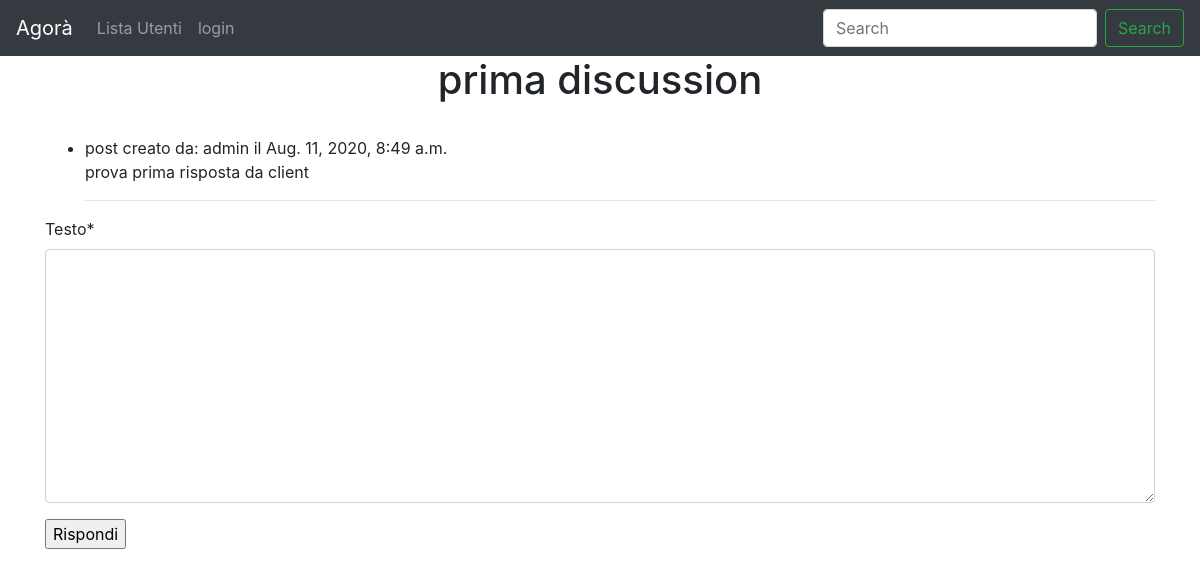
Screenshot of /forum/discussione/1 with the database file from the repository.
### forum/models.py (models this page shows, shortened)
class Discussione(models.Model):
    titolo = models.CharField(max_length = 80)
    data = models.DateTimeField(auto_now_add = True)
    sezione_appartenenza = models.ForeignKey(Sezione, on_delete=models.CASCADE)
    creatore = models.ForeignKey(User, on_delete=models.CASCADE, related_name = "discussioni")
    class Meta:
        verbose_name = "Discussione"
        verbose_name_plural = "Discussioni"

class Post(models.Model):
    testo = models.TextField()
    data = models.DateTimeField(auto_now_add = True)
    discussione_appartenenza = models.ForeignKey(Discussione, on_delete=models.CASCADE)
    creatore = models.ForeignKey(User, on_delete=models.CASCADE, related_name = "posts")
    class Meta:
        verbose_name = "Post"
        verbose_name_plural = "Posts"

### forum/views.py (the view)
# urls.py: path("discussione/<int:pk>", views.show_discussione, name="show_discussione"),
def show_discussione(request, pk):
    discussione = get_object_or_404(Discussione, pk=pk)
    posts = Post.objects.filter(discussione_appartenenza = discussione)
    form_risposta = AggiungiRisposta()
    context = {"discussione": discussione , "posts": posts, "form_risposta": form_risposta}
    return render(request, "forum/show_discussione.html", context)

### forum/forms.py
class AggiungiRisposta(forms.ModelForm):
    class Meta:
        model = Post
        fields = ["testo"]

### forum/templates/forum/show_discussione.html (shortened to what this page needs)
{% extends "base.html" %}
{% block content %}
<h1>{{discussione.titolo}}</h1><br>
{% endblock content %}
{% block text %}
<ul>
  {% for post in posts %}
    <li>
      post creato da: {{post.creatore}} il {{post.data}}<br>
      {{post.testo}}
    </li>
    <hr>
  {% endfor %}
</ul>
{% include "forum/form_risposta.html"%}
{% endblock %}

### rows the page displays
Discussione: titolo "prima discussion"
Post: creatore "admin", data "Aug. 11, 2020, 8:49 a.m.", testo "prova prima risposta da client"
